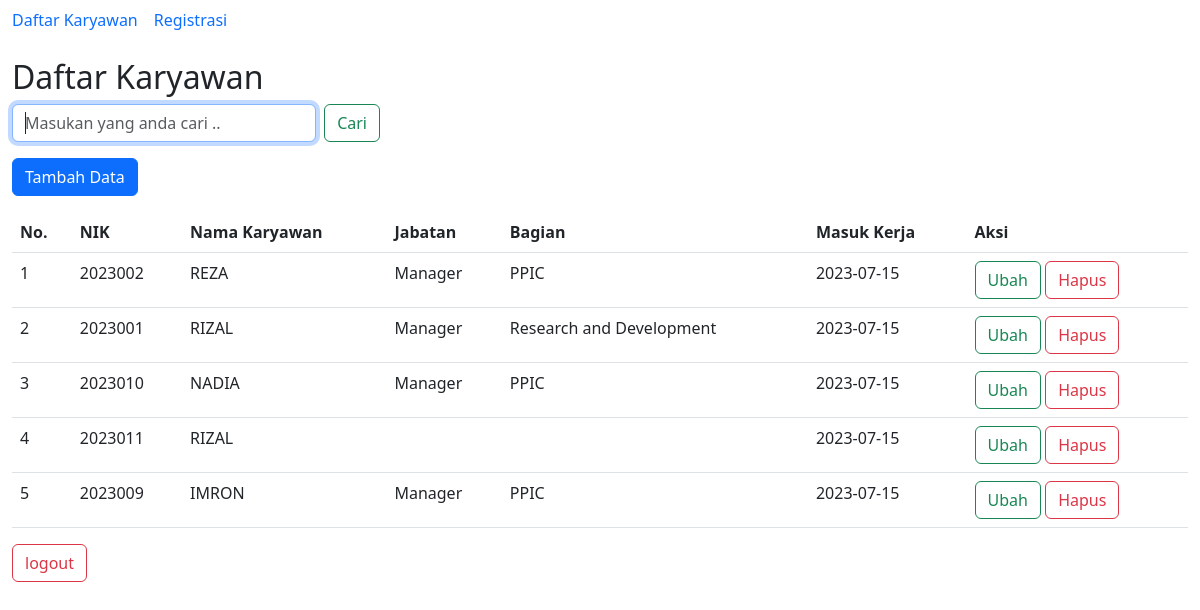
/index.php (signed in), run on the app's committed database.
### tables this page shows
CREATE TABLE `tbbio` (
  `id` int(11) NOT NULL,
  `nik` varchar(7) NOT NULL,
  `nama` text NOT NULL,
  `jabatan` text NOT NULL,
  `bag` text NOT NULL,
  `tglmasuk` date NOT NULL
);

### fungsi.php (called while the page is built, shortened)
<?php
$conn = mysqli_connect("localhost", "root", "", "dbkaryawan");
function query($query)
{
    global $conn;
    $lemari = mysqli_query($conn, $query);
    $baskom = [];
    while ($row = mysqli_fetch_assoc($lemari)) {
        $baskom[] = $row;
    }
    return $baskom;
}

### index.php (the view, shortened to what this page needs)
<?php
require 'fungsi.php';
$karyawan = query("SELECT * FROM tbbio");
?>
<!DOCTYPE html>
<html lang="en">
<head>
    <link href="https://cdn.jsdelivr.net/npm/bootstrap@5.3.0/dist/css/bootstrap.min.css" rel="stylesheet">
</head>
<body class="container-fluid">
    <ul class="nav nav-underline">
        <li class="nav-item">
            <a class="nav-link" aria-current="page" href="index.php">Daftar Karyawan</a>
        </li>
        <li class="nav-item">
            <a class="nav-link" href="registrasi.php">Registrasi</a>
        </li>
    </ul>
    <h2>Daftar Karyawan</h2>
    <div class="row g-4">
        <div class="col-md-4 mb-3">
            <form action="" method="post" class="d-flex">
                <input type="text" name="keyword" placeholder="Masukan yang anda cari .." autocomplete="off" autofocus class="form-control me-2">
                <button type="submit" name="cari" class="btn btn-outline-success me-2">Cari</button>
            </form>
        </div>
    </div>
    <div class="mb-3">
        <a class="btn btn-primary" href="tambah.php">Tambah Data</a>
    </div>
    <table class="table table-hover">
        <thead>
            <tr>
                <th scope="col">No.</th>
                <th scope="col">NIK</th>
                <th scope="col">Nama Karyawan</th>
                <th scope="col">Jabatan</th>
                <th scope="col">Bagian</th>
                <th scope="col">Masuk Kerja</th>
                <th scope="col">Aksi</th>
            </tr>
        </thead>
        <?php $i = 1; ?>
        <?php foreach ($karyawan as $row) : ?>
            <tbody>
                <tr>
                    <td scope="row">
                        <?= $i; ?>
                    </td>
                    <td>
                        <?= $row["nik"] ?>
                    </td>
                    <td>
                        <?= $row["nama"] ?>
                    </td>
                    <td>
                        <?= $row["jabatan"] ?>
                    </td>
                    <td>
                        <?= $row["bag"] ?>
                    </td>
                    <td>
                        <?= $row["tglmasuk"] ?>
                    </td>
                    <td>
                        <a class="btn btn-outline-success" href="ubah.php?id=<?= $row["id"] ?>">Ubah</a>
                        <a class="btn btn-outline-danger" href="hapus.php?id=<?= $row["id"] ?>" onclick="return confirm('Apakah anda yakin ingin menghapus data ini?');">Hapus</a>
                    </td>
                </tr>
            </tbody>
            <?php $i++; ?>
        <?php endforeach; ?>
    </table>
    <a class="btn btn-outline-danger" href="logout.php">logout</a>
</body>
</html>

### data on the page
tbbio: nik "2023002", nama "REZA", jabatan "Manager", bag "PPIC", tglmasuk "2023-07-15"
tbbio: nik "2023001", nama "RIZAL", jabatan "Manager", bag "Research and Development", tglmasuk "2023-07-15"
tbbio: nik "2023010", nama "NADIA", jabatan "Manager", bag "PPIC", tglmasuk "2023-07-15"
tbbio: nik "2023011", nama "RIZAL", tglmasuk "2023-07-15"
tbbio: nik "2023009", nama "IMRON", jabatan "Manager", bag "PPIC", tglmasuk "2023-07-15"
